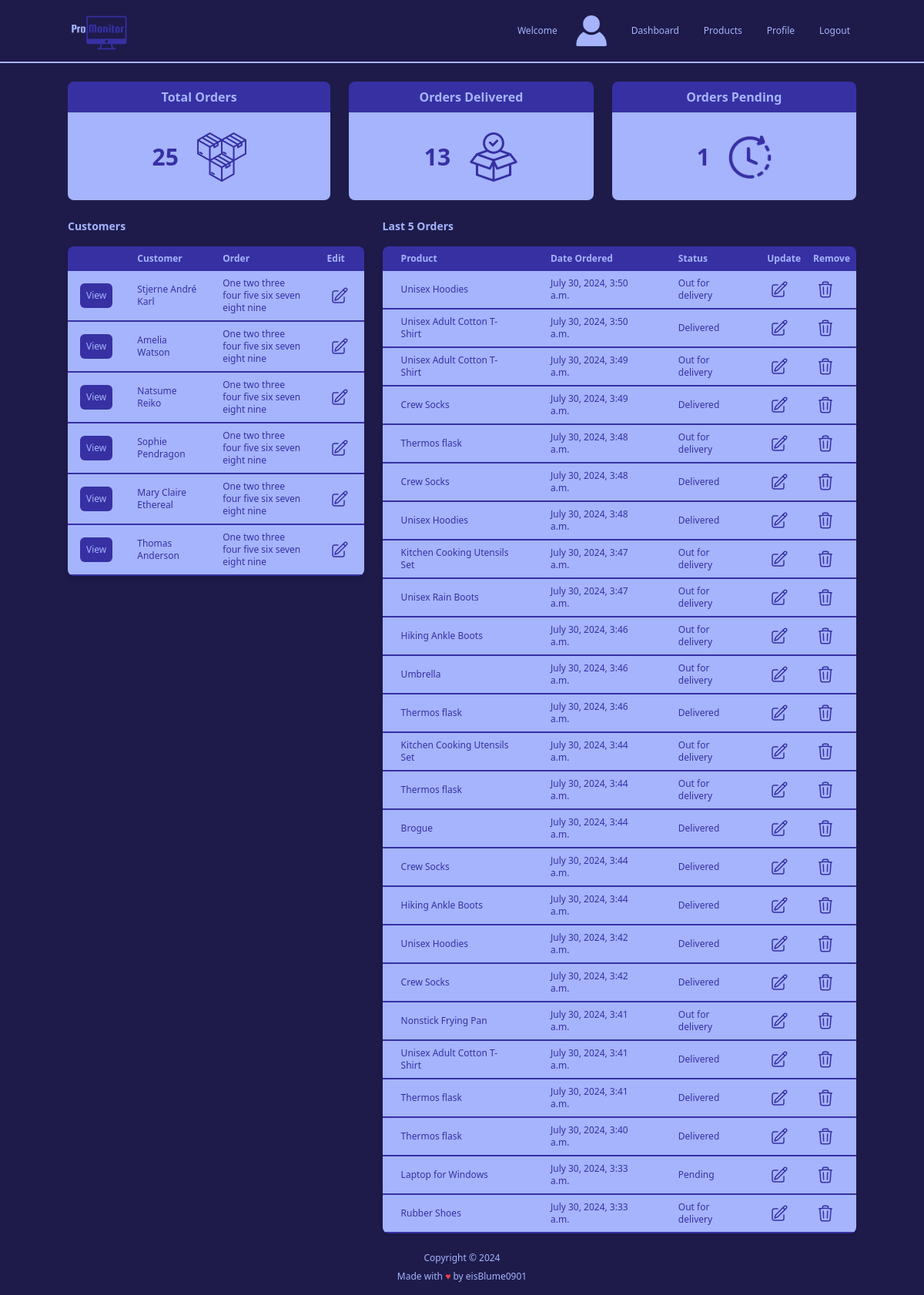
Before: / (signed in) with the older database file.
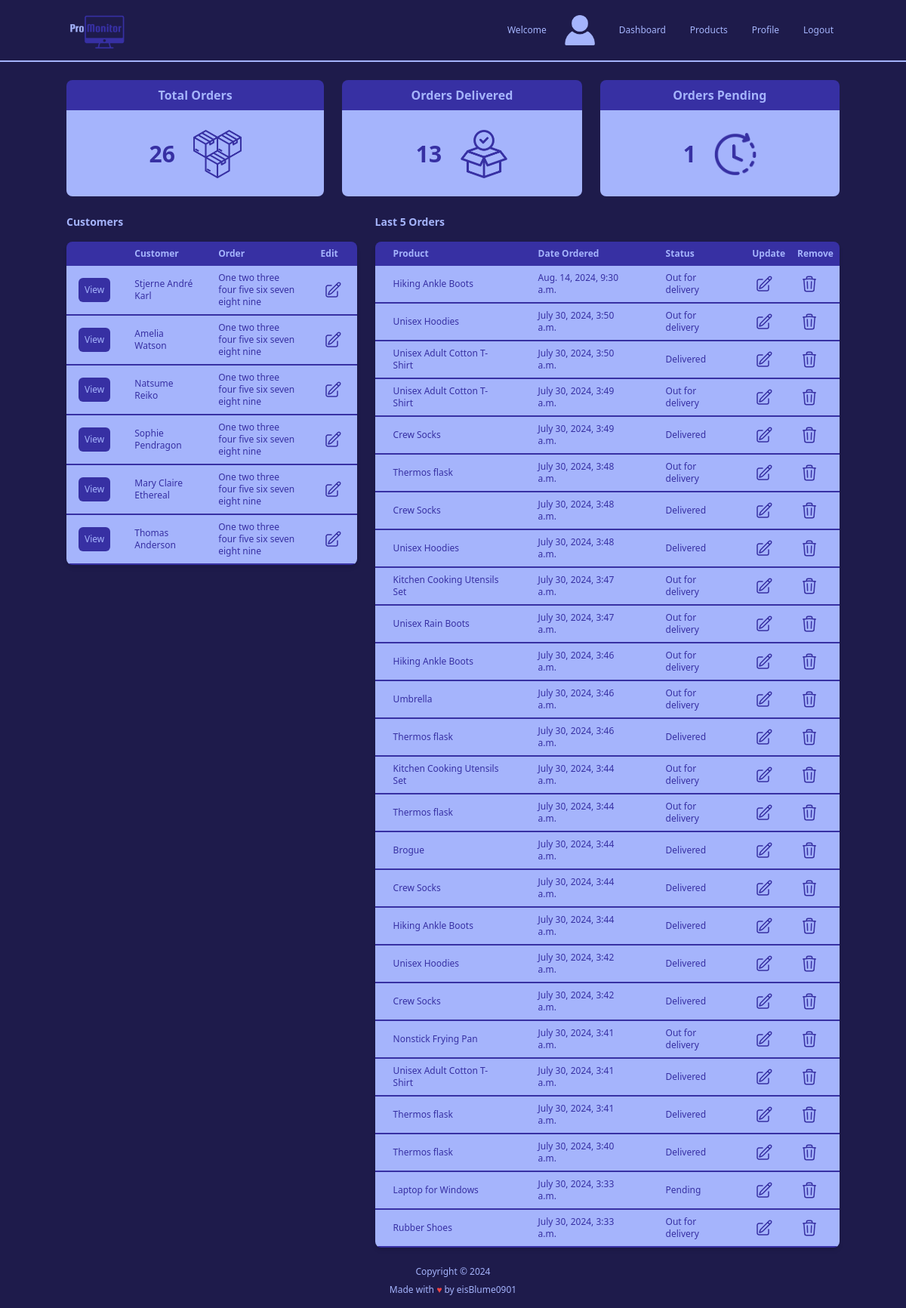
After: the same page with the newer database file.
### accounts/models.py (models this page shows, shortened)
class Customer(models.Model):
    user = models.OneToOneField(User, null=True, on_delete=models.CASCADE) # CASCADE means that if the user is deleted, the customer will also be deleted
    name = models.CharField(max_length=200, null=True)
    phone = models.CharField(max_length=200, null=True)
    email = models.EmailField(max_length=200, null=True)
    date_created = models.DateTimeField(auto_now_add=True, null=True)
    avatar = models.ImageField(null=True, blank=True, default='images/default_user_image.png')

class Order(models.Model):
    STATUS = (
        ('Pending', 'Pending'),
        ('Out for delivery', 'Out for delivery'),
        ('Delivered', 'Delivered'),
    )
    customer = models.ForeignKey(Customer, null=True, on_delete=models.SET_NULL)
    product = models.ForeignKey(Product, null=True, on_delete=models.SET_NULL)
    date_created = models.DateTimeField(auto_now_add=True, null=True)
    status = models.CharField(max_length=200, null=True, choices=STATUS)

class Product(models.Model):
    CATEGORY = (
        ('Indoor', 'Indoor'),
        ('Outdoor', 'Outdoor'),
    )
    name = models.CharField(max_length=200, null=True)
    price = models.FloatField(null=True)
    category = models.CharField(max_length=200, null=True, choices=CATEGORY)
    description = models.TextField(null=True, blank=True)
    date_created = models.DateTimeField(auto_now_add=True, null=True)
    tags = models.ManyToManyField('Tag')
    def __str__(self) -> str:
        return self.name if self.name else "Unknown Product"

### accounts/views.py (the view)
# urls.py: path('', views.home, name="home"),
@permission_required(['accounts.view_order', 'accounts.view_customer'], login_url='login')
def home(request):
    allOrders = Order.objects.order_by('-date_created') # Order by date created in descending order
    allCustomers = Customer.objects.all()
    allPendingOrders = Order.objects.filter(status="Pending").count()
    allOutOfDeliveryOrders = Order.objects.filter(status="Out for delivery").count()
    allDeliveredOrders = Order.objects.filter(status="Delivered").count()
    allOrdersCount = Order.objects.count()
    context = {
        'orders': allOrders,
        'ordersCount': allOrdersCount,
        'customers': allCustomers,
        'pendingOrders': allPendingOrders,
        'outOfDeliveryOrders': allOutOfDeliveryOrders,
        'deliveredOrders': allDeliveredOrders,
    }
    return render(request, 'accounts/dashboard.html', context)

### templates/accounts/dashboard.html (shortened to what this page needs)
{% extends 'main.html' %}
{% block content %}
{% load static %}
{% include 'partials/_home_navbar.html' %}
{% include 'partials/_order_status.html' %}
<div class="flex flex-row mx-auto my-6 max-w-screen-lg justify-between gap-6">
    <div class="flex flex-col gap-4 lg:w-5/12">
        <div class="flex flex-row justify-between items-center">
            <div class="text-indigo-300 font-semibold text-sm text-center">Customers</div>
            </div>
        <div class="relative overflow-x-auto shadow-md rounded-lg">
            <table class="text-sm text-left text-indigo-300 table-fixed">
                <thead class="text-xs text-indigo-300 bg-indigo-800">
                    <tr>
                        <th class="px-4 py-2"></th>
                        <th class="px-4 py-2">Customer</th>
                        <th class="px-4 py-2">Order</th>
                        <th class="px-4 py-2">Edit</th>
                    </tr>
                </thead>
                <tbody class="text-xs text-indigo-800 font-medium whitespace-normal">
                    {% for customer in customers %}
                    <tr class="bg-indigo-300 border-b-2 border-indigo-800 hover:bg-indigo-200">
                        <td class="px-4 py-2">
                            <a href="{% url 'customer' customer.id %}">
                                <button class="p-2 bg-indigo-800 text-indigo-300 rounded-md hover:bg-indigo-300 hover:text-indigo-800">View</button>
                            </a>
                        </td>
                        <td class="px-4 py-2">{{ customer.name }}</td>
                        <td class="px-4 py-2">One two three four five six seven eight nine</td>
                        <td class="px-4 py-2 mx-auto">
                            <button class="p-1 hover:bg-indigo-800 hover:text-indigo-300 hover:rounded-md">
                            </button>
                        </td>
                    </tr>
                    {% endfor %}
                </tbody>
            </table>
        </div>
    </div>
    <div class="flex flex-col gap-4 lg:w-8/12">
        <div class="flex flex-row justify-between items-center">
            <div class="text-indigo-300 font-semibold text-sm text-center">Last 5 Orders</div>
        </div>
        <div class="relative overflow-x-auto shadow-md rounded-lg">
            <table class="text-sm text-left text-indigo-300 table-fixed">
                <thead class="text-xs text-indigo-300 bg-indigo-800">
                    <tr>
                        <th class="px-6 py-2">Product</th>
                        <th class="px-6 py-2">Date Ordered</th>
                        <th class="px-6 py-2">Status</th>
                        <th class="px-2 py-2">Update</th>
                        <th class="px-2 py-2">Remove</th>
                    </tr>
                </thead>
                <tbody class="text-xs text-indigo-800 font-medium whitespace-normal">
                    {% for order in orders %}
                    <tr class="bg-indigo-300 border-b-2 border-indigo-800 hover:bg-indigo-200">
                        <td class="px-6 py-2">{{ order.product }}</td>
                        <td class="px-6 py-2">{{ order.date_created }}</td>
                        <td class="px-6 py-2">{{ order.status }}</td>
                        <td class="px-2 py-2">
                            <button class="p-1 hover:bg-indigo-800 hover:text-indigo-300 hover:rounded-md">
                                <a href="{% url 'update_order' order.id %}">
                                </a>
                            </button>
                        </td>
                        <td class="px-2 py-2">
                            <button class="p-1 hover:bg-indigo-800 hover:text-indigo-300 hover:rounded-md">
                                <a href="{% url 'delete_order' order.id %}">
                                </a>
                            </button>
                        </td>
                    </tr>
                    {% endfor %}
                </tbody>
            </table>
        </div>
    </div>
</div>
{% endblock %}

### templates/main.html (shortened to what this page needs)
<!DOCTYPE html>
<html lang="en">
<head>
    <script src="https://cdn.tailwindcss.com"></script>
</head>
<body class="font-sans bg-indigo-950">
        {% block content %}{% endblock %}
    <footer class="text-indigo-300 text-xs text-center my-4">
        <div class="flex flex-col space-y-2">
            <p>Copyright &copy; {% now "Y" %}</p>
            <p>Made with <span class="text-red-500">&hearts;</span> by <a href="https://www.github.com/eisBlume0901">eisBlume0901</a>
            </p>
        </div>
    </footer>
</body>
</html>

### templates/partials/_home_navbar.html
{% load static %}
<nav class="bg-indigo-950 border-b-2 border-b-indigo-300">
    <div class="flex flex-wrap justify-between mx-auto items-center max-w-screen-lg">
     {% if request.user.is_authenticated %}
         {% if request.user.is_superuser %}
             <a href="{% url 'home' %}">
                <img src="{% static 'images/ProMonitor_logo.png' %}" alt="ProMonitor Logo" class="w-20">
             </a>
         {% else %}
               <a href="{% url 'userPage' request.user.id %}">
                    <img src="{% static 'images/ProMonitor_logo.png' %}" alt="ProMonitor Logo" class="w-20">
               </a>
         {% endif %}
            <div class="flex gap-4 items-center">
                <span class="text-indigo-300 font-medium text-xs">Welcome {{ request.user.customer.name }}</span>
                 <div class="w-14 h-14 object-cover rounded-full overflow-hidden">
                 {% if request.user.customer.avatar %}
                      <img src="{{ request.user.customer.avatar.url }}" alt="Profile Picture" class="w-full h-full"/>
                {% else %}
                     <img src="{% static 'images/default_user_image.png' %}" alt="Profile Picture" class="w-14 h-14 p-2"/>
                {% endif %}
                 </div>
                 {% if request.user.is_superuser %}
                    <a href="{% url 'home' %}" class="text-indigo-300 text-xs px-2 py-1 font-medium hover:rounded-md hover:bg-indigo-200 hover:text-indigo-800">Dashboard</a>
                {% endif %}
                    <a href="{% url 'products' %}" class="text-indigo-300 text-xs px-2 py-1 font-medium hover:rounded-md hover:bg-indigo-200 hover:text-indigo-800">Products</a>
                    <a href="{% url 'userProfileSettings' request.user.id %}" class="text-indigo-300 text-xs px-2 py-1 font-medium hover:rounded-md hover:bg-indigo-200 hover:text-indigo-800">Profile</a>
                    <a href="{% url 'logout' %}" class="text-indigo-300 text-xs px-2 py-1 font-medium hover:rounded-md hover:bg-indigo-200 hover:text-indigo-800">Logout</a>
            </div>
     {% else %}
          <img src="{% static 'images/ProMonitor_logo.png' %}" alt="ProMonitor Logo" class="w-20">
    {% endif %}
    </div>
</nav>

### templates/partials/_order_status.html
{% load static %}
<div class="grid grid-cols-3 max-w-screen-lg mx-auto justify-between space-x-6 mt-6">
    <div class="flex flex-col">
        <h1 class="text-md text-center text-indigo-300 font-bold rounded-t-lg bg-indigo-800 border-indigo-800 border-b-2 border-b-indigo-300 py-2">Total Orders</h1>
        <div class="rounded-b-lg bg-indigo-300 p-2 w-full">
            <div class="flex flex-row mx-auto space-x-6 items-center justify-center p-2 h-24">
                <p class="text-3xl text-center text-indigo-800 font-bold">{{ ordersCount }}</p>
                <img src="{% static 'images/total_orders_icon.png' %}" alt="Total Orders Icon" class="w-16">
            </div>
        </div>
    </div>
    <div class="flex flex-col">
        <h1 class="text-md text-center text-indigo-300 font-bold rounded-t-lg bg-indigo-800 border-indigo-800 border-b-2 border-b-indigo-300 py-2">Orders Delivered</h1>
        <div class="rounded-b-lg bg-indigo-300 p-2 w-full">
            <div class="flex flex-row mx-auto space-x-6 items-center justify-center p-2 h-24">
                <p class="text-3xl text-center text-indigo-800 font-bold">{{ deliveredOrders }}</p>
                <img src="{% static 'images/orders_delivered_icon.png' %}" alt="Orders Delivered Icon" class="w-16">
            </div>
        </div>
    </div>
    <div class="flex flex-col">
        <h1 class="text-md text-center text-indigo-300 font-bold rounded-t-lg bg-indigo-800 border-indigo-800 border-b-2 border-b-indigo-300 py-2">Orders Pending</h1>
        <div class="rounded-b-lg bg-indigo-300 p-2 w-full">
            <div class="flex flex-row mx-auto space-x-6 items-center justify-center p-2 h-24">
                <p class="text-3xl text-center text-indigo-800 font-bold">{{ pendingOrders }}</p>
                <img src="{% static 'images/orders_pending_icon.png' %}" alt="Orders Pending Icon" class="w-14">
            </div>
        </div>
    </div>
</div>

Changed rows visible on the page:
added Order: product "Hiking Ankle Boots", date_created "Aug. 14, 2024, 9:30 a.m.", status "Out for delivery"
Other visible differences:
{{ ordersCount }}: "25" → "26"
